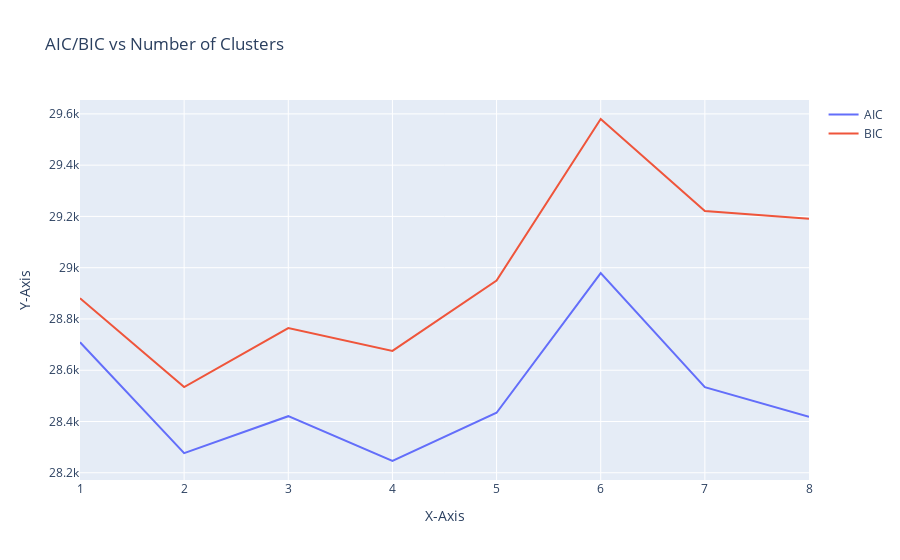

Notebook code for this chart:
### Markdown cell above
## FINDING OPTIMAL NUMBER OF CLUSTERS FOR GMM

### Code cell
import plotly.graph_objs as go

n_clusters = np.arange(1 , 10 , 1)
models = [GMM(max_iter = 50) for i in n_clusters]
for i in range(len(models)):
    models[i].fit(X_wine, n_clusters[i])
aic = [models[i].get_aic(X_wine) for i in range(1 , len(models))]
bic = [models[i].get_bic(X_wine) for i in range(1 ,len(models))]



# Data for the first line
trace1 = go.Scatter(
    x=n_clusters,
    y=aic,
    mode='lines',
    name='AIC'
)

# Data for the second line
trace2 = go.Scatter(
    x=n_clusters,
    y=bic,
    mode='lines',
    name='BIC'
)

# Create a layout
layout = go.Layout(
    title='AIC/BIC vs Number of Clusters',
    xaxis=dict(title='X-Axis'),
    yaxis=dict(title='Y-Axis')
)

# Create a figure that combines both traces
fig = go.Figure(data=[trace1, trace2], layout=layout)

# Show the plot
fig.show()

### Figure 1 — Plotly figure (JSON) as saved in the notebook; plotly's stock layout.template omitted (floating-point values rounded to 4 significant figures)
{"data": [{"mode": "lines", "name": "AIC", "type": "scatter", "x": [1, 2, 3, 4, 5, 6, 7, 8, 9], "y": [28710.0, 28280.0, 28420.0, 28250.0, 28430.0, 28980.0, 28530.0, 28420.0]}, {"mode": "lines", "name": "BIC", "type": "scatter", "x": [1, 2, 3, 4, 5, 6, 7, 8, 9], "y": [28880.0, 28530.0, 28760.0, 28680.0, 28950.0, 29580.0, 29220.0, 29190.0]}], "layout": {"title": {"text": "AIC/BIC vs Number of Clusters"}, "xaxis": {"title": {"text": "X-Axis"}}, "yaxis": {"title": {"text": "Y-Axis"}}}}
